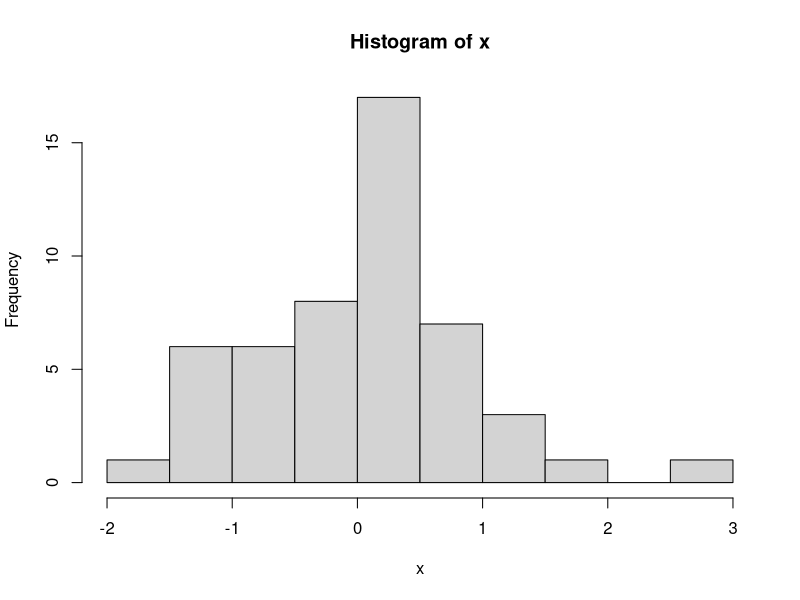
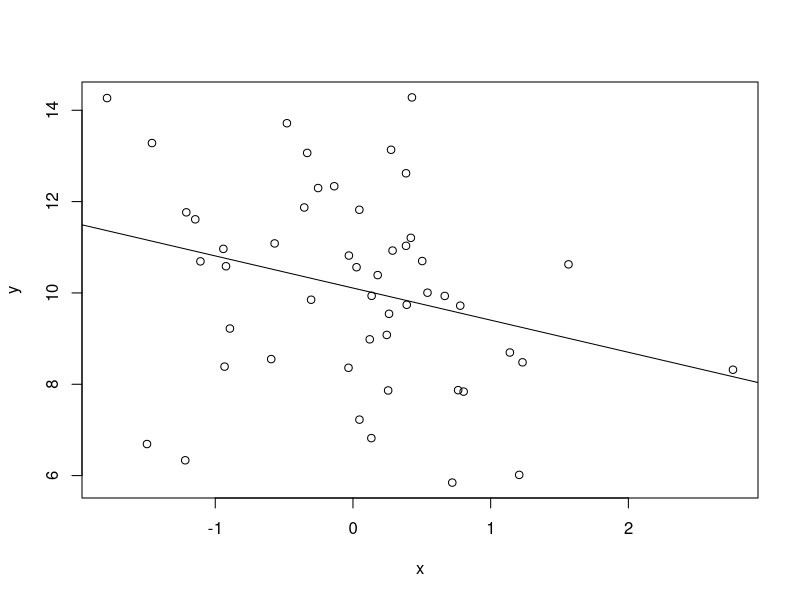
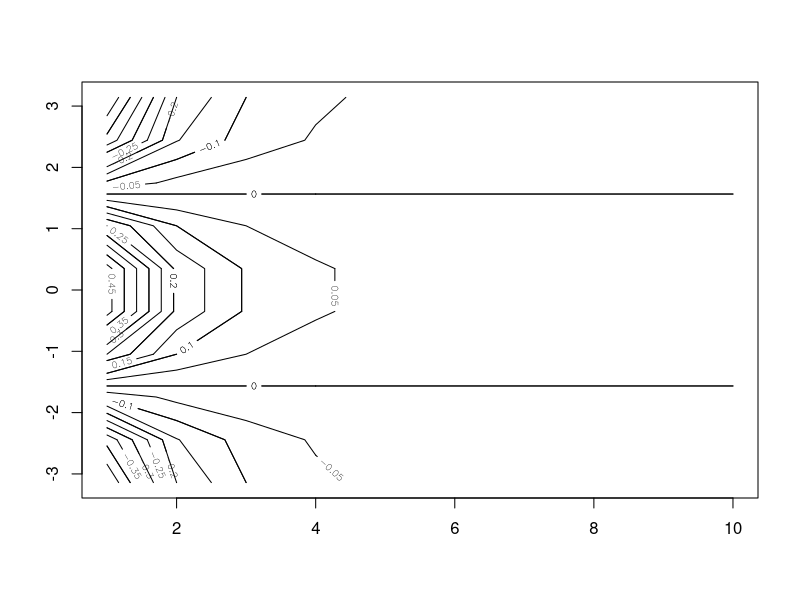
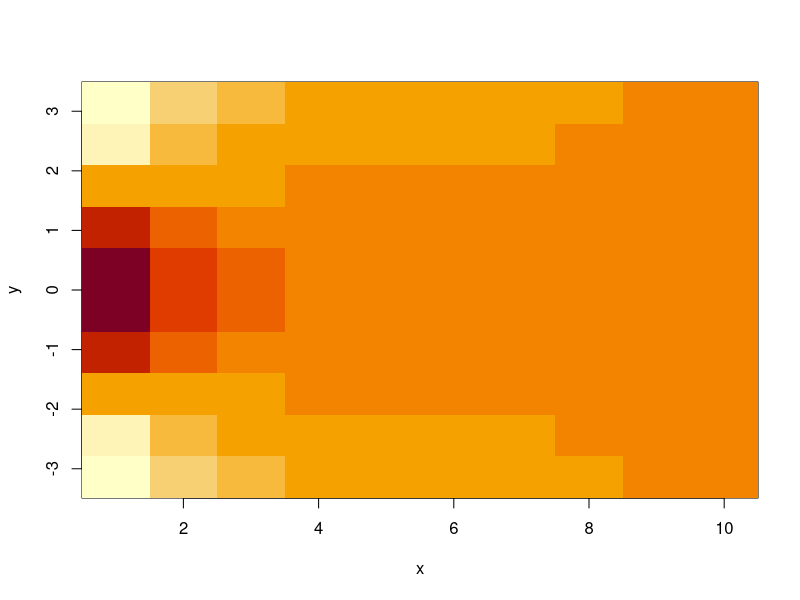
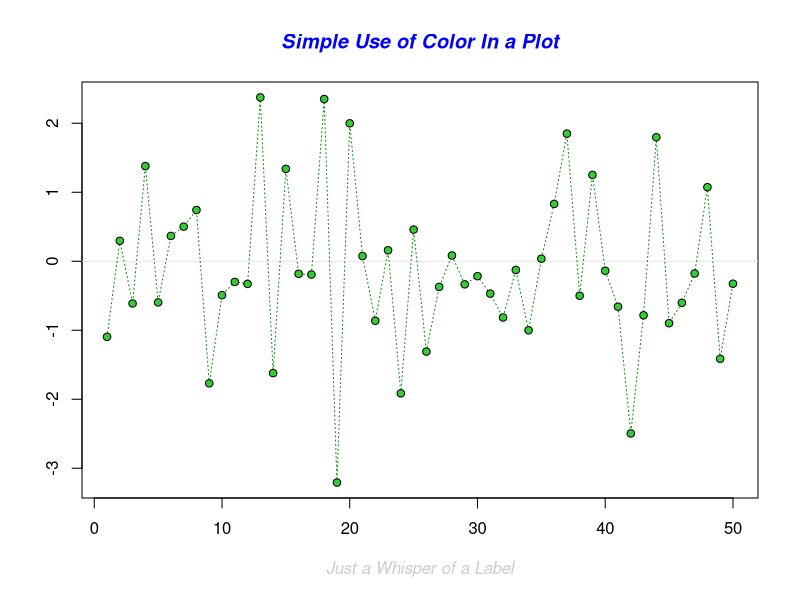
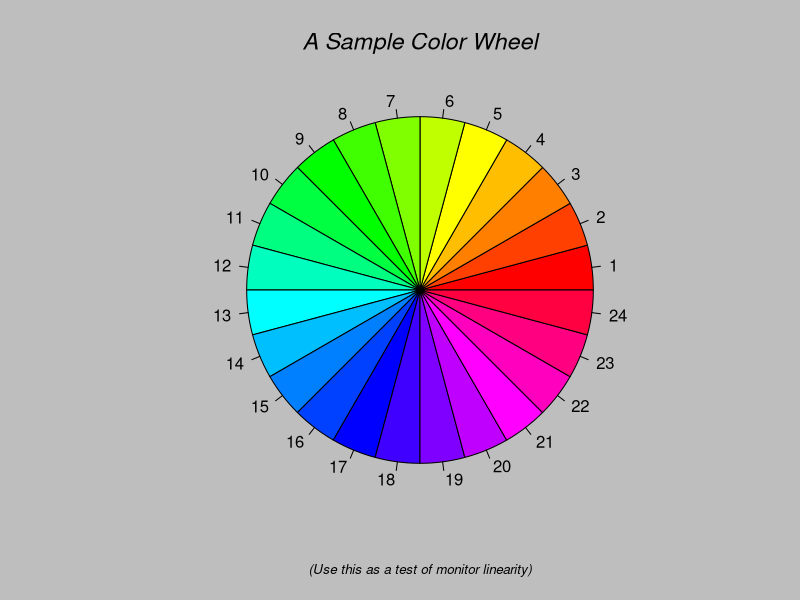
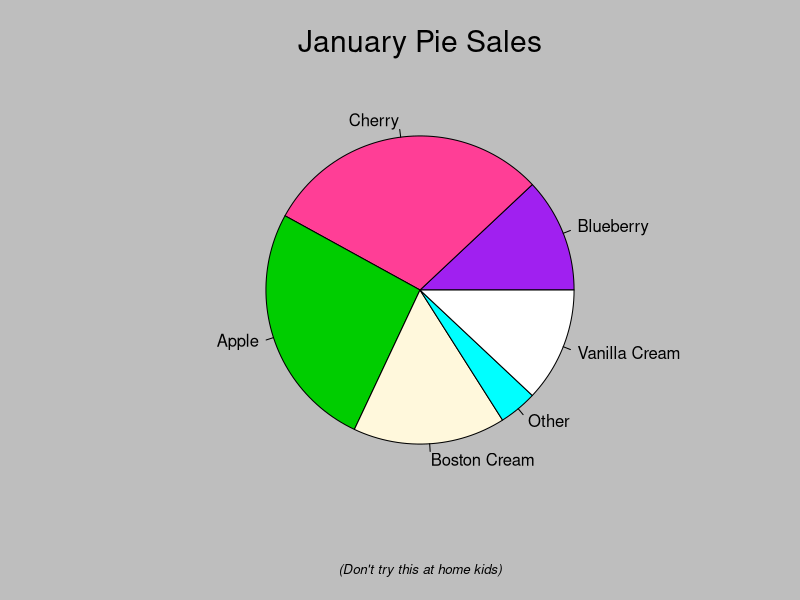
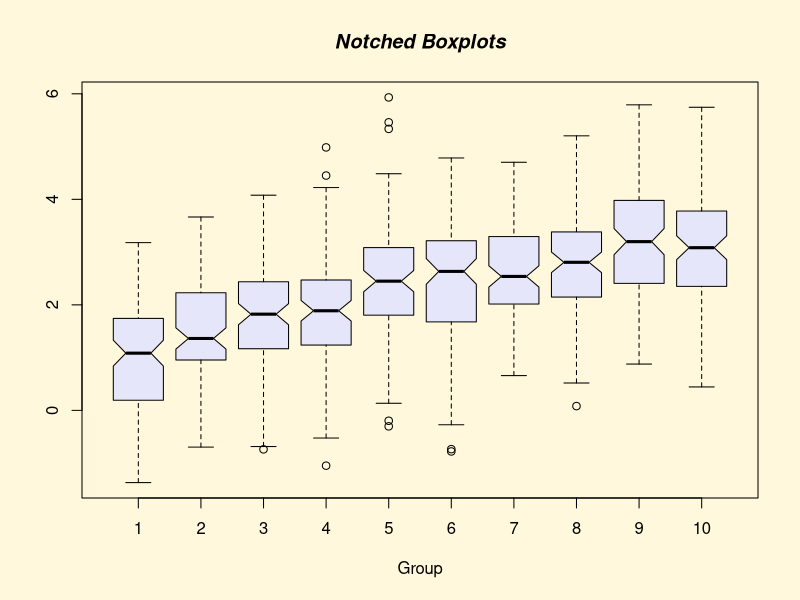

Generate these figures, in order, with R:
example(mean)

# 1. Generamos dos vectores de datos desde sendas distribuciones normales
# y los guardamos en sendos objetos 'x' e 'y'
x <- rnorm(50)
y <- rnorm(50,mean=10,sd=2)
# Imprimimos en la consola el contenido de los objetos 'x' e 'y'
x
y
# 2. Resumen descriptivo de los datos
summary(x);summary(y)
# 3. Histograma de x
hist(x)
# 4. Representamos la distribución conjunta de los datos (scatterplot)
plot(x, y)
# 5. Ajustamos una recta de regresión a los datos
fit<-lm(y~x)
summary(fit)
# 6. Superponemos la recta de regresión al gráfico anterior
abline(fit)
# 7. Creamos dos nuevos vectores con secuencias de valores
x<-1:10
y<-seq(-pi,pi,length.out=10)
# 8. Escribimos una matriz con los vectores anteriores por columnas
cbind(x,y)
# 9. Escribimos una matriz con dos filas y cinco columnas con los elementos de x
matrix(x,2,5)
# 10. Creamos una matriz con filas y columnas indexadas por x e y,
# cuyos valores son cos(y)/(1 + x^2))
f <- outer(x, y, function(x, y) cos(y)/(1 + x^2))
f
# 11. Dos representaciones tridimensional de f como función de x e y
# primero un diagrama de contornos
contour(x, y, f)
# añadimos más niveles
contour(x, y, f, nlevels=15, add=TRUE)
# y ahora un mapa de colores
image(x,y,f)
# 12. Demostración de otras funciones gráficas
demo(graphics)
demo(persp)
